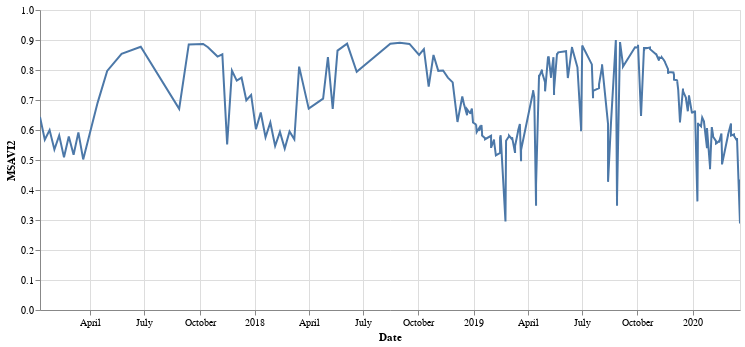

The code cell stored with this chart in its notebook:
### Markdown cell above
Display intra-annual reduction a line plot.

### Code cell
alt.Chart(pointNDVIDf).mark_line().encode(
  x='Date:T',
  y='MSAVI2:Q',
  tooltip=[
    alt.Tooltip('Date:T', title='Date'),
    alt.Tooltip('NDVI:Q', title='MSAVI2') 
  ]
).interactive().properties(width=700, height=300)

### Figure 1 — Vega-Lite specification as saved in the notebook (floating-point values rounded to 4 significant figures; data arrays with more than 128 entries replaced by an {"elided": "..."} marker saying what was removed)
{"config": {"view": {"continuousWidth": 400, "continuousHeight": 300}}, "data": {"name": "data-aee27ee672ee09588979d39ab9ae1ca9"}, "mark": "line", "encoding": {"tooltip": [{"type": "temporal", "field": "Date", "title": "Date"}, {"type": "quantitative", "field": "NDVI", "title": "MSAVI2"}], "x": {"type": "temporal", "field": "Date"}, "y": {"type": "quantitative", "field": "MSAVI2"}}, "height": 300, "selection": {"selector030": {"type": "interval", "bind": "scales", "encodings": ["x", "y"]}}, "width": 700, "$schema": "https://vega.github.io/schema/vega-lite/v4.0.2.json", "datasets": {"data-aee27ee672ee09588979d39ab9ae1ca9": {"elided": "229 records"}}}
